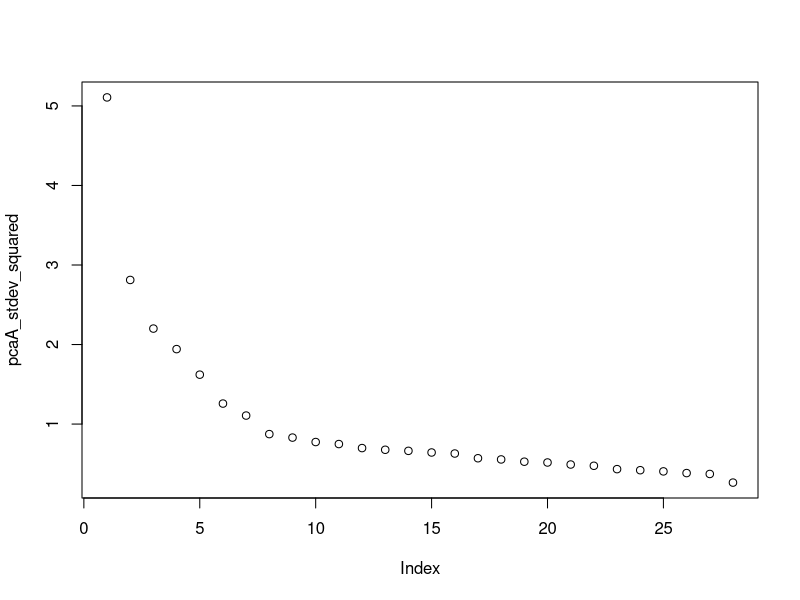
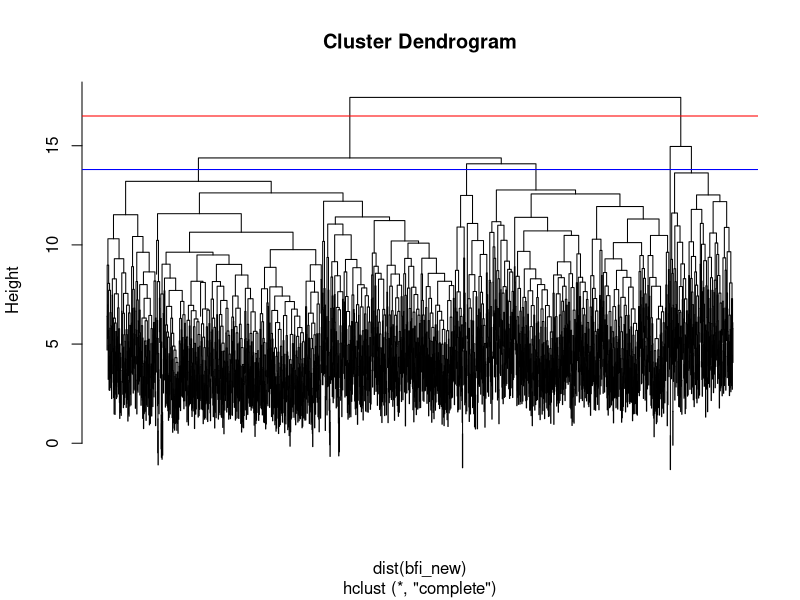

Generate these figures, in order, with R: (Note: this script raises an error after producing the figures.)
## ---- chunk 1
knitr::opts_chunk$set(echo = TRUE)
## ---- chunk 2
library(psych)
data(bfi)
bfi <- na.omit(bfi)
bfi_new <- scale(bfi)
bfi_new <- data.frame(bfi_new)
## ---- chunk 3
pcaA<- prcomp(bfi_new)
pcaA1 <- pcaA$rotation[,1]
pcaA_stdev <- pcaA$sdev
pcaA_stdev_squared<- pcaA_stdev^2
## ---- chunk 4
plot(pcaA_stdev_squared)
## ---- chunk 5
library(GPArotation)
fact <- fa(bfi_new, nfactors = 2)
fact1 <- fact$loadings[,1] # Extracting the loadings
# ordering the loadings in descending order
fact1[order(fact1)] # First factor
## ---- chunk 6
# 2nd factor
fact2 <- fact$loadings[,2]
fact2[order(fact2)]
## ---- chunk 7
kmeans_bfi <- kmeans(bfi_new,centers=2,nstart=25)
## ---- chunk 8
centroids <- kmeans_bfi$centers
topvars_cent1 <- centroids[1,order(centroids[1,])]
topvars_cent2 <- centroids[2,order(centroids[2,])]
tail(topvars_cent1)
## ---- chunk 9
tail(topvars_cent2)
## ---- chunk 10
hierachy_bfi <- hclust(dist(bfi_new),method="complete")
plot(hierachy_bfi,labels=FALSE)
abline(a=16.5,b=0,col="red")
abline(a=13.8,b=0,col="blue")
## ---- chunk 11
cut <-as.vector(cutree(hierachy_bfi,k=2 ))
clust_means <- aggregate(bfi_new, by=list(cut), FUN=mean)
tail(unlist(sort(clust_means[1, names(clust_means)!="Group.1"])))
## ---- chunk 12
tail(topvars_cent2)
## ---- chunk 13
tail(unlist(sort(clust_means[2, names(clust_means)!="Group.1"])))
## ---- chunk 14
tail(topvars_cent1)
